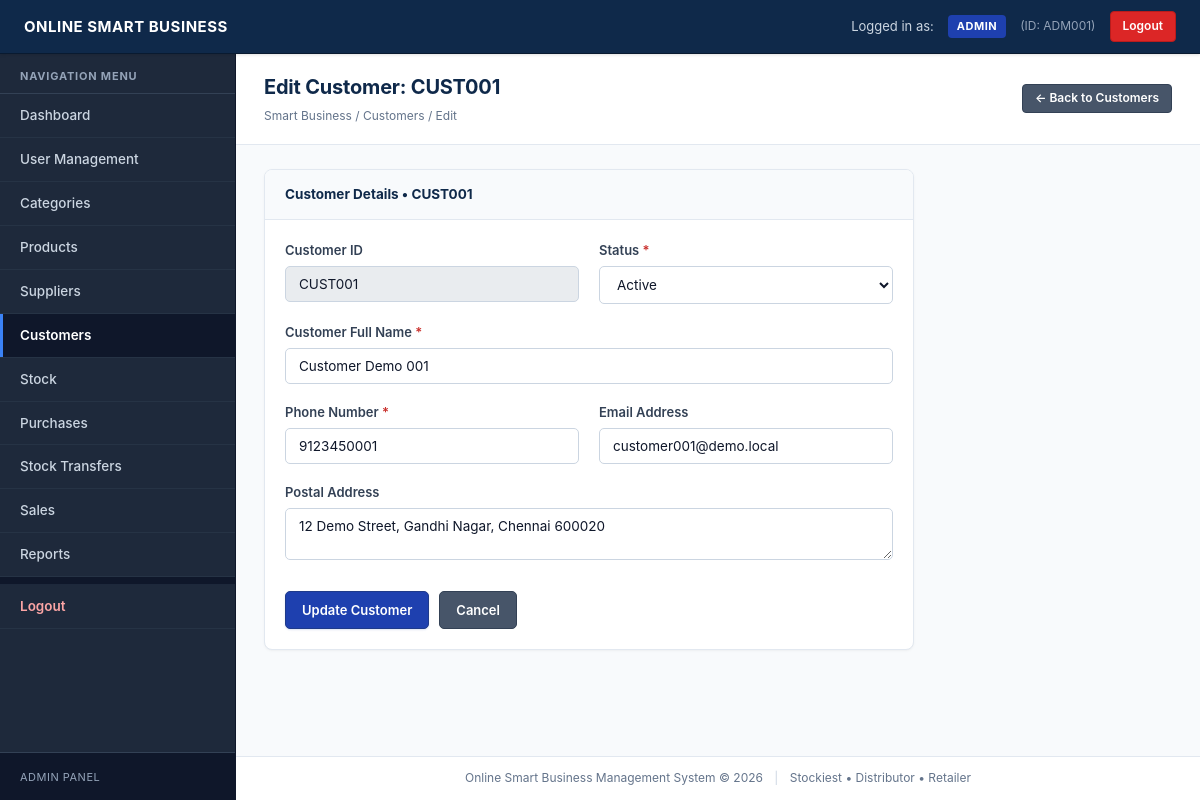
/customers/edit.php?id=8 (signed in), run on the app's committed database.
### tables this page shows
CREATE TABLE IF NOT EXISTS `customers` (
    `id` INT(11) NOT NULL AUTO_INCREMENT,
    `customer_id` VARCHAR(50) NOT NULL UNIQUE,
    `customer_name` VARCHAR(100) NOT NULL,
    `phone` VARCHAR(20) NOT NULL,
    `email` VARCHAR(100) DEFAULT NULL,
    `address` TEXT DEFAULT NULL,
    `created_by` INT(11) DEFAULT NULL,
    `status` ENUM('Active', 'Inactive') DEFAULT 'Active',
    `created_at` TIMESTAMP NOT NULL DEFAULT CURRENT_TIMESTAMP,
    PRIMARY KEY (`id`),
    KEY `fk_customers_created_by` (`created_by`),
    CONSTRAINT `fk_customers_created_by` FOREIGN KEY (`created_by`) REFERENCES `users` (`id`) ON DELETE SET NULL ON UPDATE CASCADE
);

### includes/auth.php (called while the page is built, shortened)
<?php
function e($str) {
    return htmlspecialchars((string)($str ?? ''), ENT_QUOTES, 'UTF-8');
}
?>

### customers/edit.php (the view, shortened to what this page needs)
<?php
require_once '../config/database.php';
require_once '../includes/auth.php';
$id = (int)($_GET['id'] ?? 0);
$stmt = mysqli_prepare($conn, "SELECT * FROM customers WHERE id = ? LIMIT 1");
mysqli_stmt_bind_param($stmt, "i", $id);
mysqli_stmt_execute($stmt);
$res = mysqli_stmt_get_result($stmt);
$customer = mysqli_fetch_assoc($res);
include '../includes/header.php';
?>
<div class="page-header">
    <div>
        <h1>Edit Customer: <?php echo e($customer['customer_id']); ?></h1>
        <div class="page-breadcrumb">Smart Business / Customers / Edit</div>
    </div>
    <div>
        <a href="index.php" class="btn btn-secondary btn-sm">&larr; Back to Customers</a>
    </div>
</div>
<div class="page-content">
    <div class="card" style="max-width: 650px;">
        <div class="card-header">
            <span>Customer Details &bull; <?php echo e($customer['customer_id']); ?></span>
        </div>
        <div class="card-body">
            <form action="edit.php?id=<?php echo e($id); ?>" method="POST" autocomplete="off">
                <div class="grid-row" style="margin-bottom: 0;">
                    <div class="grid-col-6">
                        <div class="form-group">
                            <label>Customer ID</label>
                            <input type="text" class="form-control" value="<?php echo e($customer['customer_id']); ?>" disabled style="background:#e9ecef;">
                        </div>
                    </div>
                    <div class="grid-col-6">
                        <div class="form-group">
                            <label for="status">Status <span style="color:#c9302c;">*</span></label>
                            <select id="status" name="status" class="form-control" required>
                                <option value="Active" <?php echo (($_POST['status'] ?? $customer['status']) === 'Active') ? 'selected' : ''; ?>>Active</option>
                            </select>
                        </div>
                    </div>
                </div>
                <div class="form-group">
                    <label for="customer_name">Customer Full Name <span style="color:#c9302c;">*</span></label>
                    <input type="text" id="customer_name" name="customer_name" class="form-control"
                           value="<?php echo e($_POST['customer_name'] ?? $customer['customer_name']); ?>" required>
                </div>
                <div class="grid-row" style="margin-bottom: 0;">
                    <div class="grid-col-6">
                        <div class="form-group">
                            <label for="phone">Phone Number <span style="color:#c9302c;">*</span></label>
                            <input type="text" id="phone" name="phone" class="form-control"
                                   value="<?php echo e($_POST['phone'] ?? $customer['phone']); ?>" required>
                        </div>
                    </div>
                    <div class="grid-col-6">
                        <div class="form-group">
                            <label for="email">Email Address</label>
                            <input type="email" id="email" name="email" class="form-control"
                                   value="<?php echo e($_POST['email'] ?? $customer['email']); ?>">
                        </div>
                    </div>
                </div>
                <div class="form-group">
                    <label for="address">Postal Address</label>
                    <textarea id="address" name="address" class="form-control" rows="2"><?php echo e($_POST['address'] ?? $customer['address']); ?></textarea>
                </div>
                <div style="margin-top: 25px; display: flex; gap: 10px;">
                    <button type="submit" class="btn btn-primary">Update Customer</button>
                    <a href="index.php" class="btn btn-secondary">Cancel</a>
                </div>
            </form>
        </div>
    </div>
</div>
<?php include '../includes/footer.php'; ?>

### assets/css/style.css (style rules this page uses)
html, body { height: 100%; }
*, *::before, *::after { margin: 0; padding: 0; box-sizing: border-box; }
body { font-family: -apple-system, BlinkMacSystemFont, "Segoe UI", Roboto, "Helvetica Neue", Arial, sans-serif; font-size: 13.5px; line-height: 1.55; color: #1e293b; background-color: #f8fafc; -webkit-font-smoothing: antialiased; -moz-osx-font-smoothing: grayscale; }
.form-group { margin-bottom: 18px; }
.form-group label { display: block; font-weight: 600; font-size: 13px; color: #334155; margin-bottom: 6px; }
.form-control { width: 100%; padding: 9px 13px; font-size: 13.5px; font-family: inherit; border: 1px solid #cbd5e1; border-radius: 5px; background-color: #ffffff; color: #0f172a; transition: border-color 0.15s ease, box-shadow 0.15s ease; }
.form-control::placeholder { color: #94a3b8; font-size: 13px; }
.btn { display: inline-block; padding: 9px 16px; font-size: 13px; font-family: inherit; font-weight: 600; text-align: center; text-decoration: none; border: 1px solid transparent; border-radius: 5px; cursor: pointer; transition: all 0.15s ease; line-height: 1.4; }
.btn-primary { background-color: #1e40af; color: #ffffff; border-color: #1e3a8a; box-shadow: 0 1px 2px rgba(30, 64, 175, 0.15); }
.btn-secondary { background-color: #475569; color: #ffffff; border-color: #334155; }
.btn-sm { padding: 5px 12px; font-size: 12px; border-radius: 4px; }
.page-header { background-color: #ffffff; padding: 18px 28px; border-bottom: 1px solid #e2e8f0; display: flex; justify-content: space-between; align-items: center; width: 100%; box-sizing: border-box; flex-shrink: 0; }
.page-header h1 { font-size: 20px; font-weight: 700; color: #0f294a; margin: 0; letter-spacing: -0.2px; }
.page-breadcrumb { font-size: 12px; color: #64748b; margin-top: 4px; }
.page-content { padding: 24px 28px; flex: 1 0 auto; width: 100%; box-sizing: border-box; }
.card { background: #ffffff; border: 1px solid #e2e8f0; border-radius: 8px; margin-bottom: 24px; box-shadow: 0 1px 3px 0 rgba(0, 0, 0, 0.04), 0 1px 2px -1px rgba(0, 0, 0, 0.04); display: flex; flex-direction: column; overflow: hidden; width: 100%; box-sizing: border-box; }
.card-header { background-color: #f8fafc; border-bottom: 1px solid #e2e8f0; padding: 14px 20px; font-weight: 700; font-size: 13.5px; color: #0f294a; display: flex; justify-content: space-between; align-items: center; }
.card-body { padding: 20px; flex: 1; }
.grid-row { display: grid; grid-template-columns: repeat(2, minmax(0, 1fr)); gap: 20px; margin-bottom: 24px; width: 100%; box-sizing: border-box; }
.grid-col-6 { min-width: 0; display: flex; flex-direction: column; }

### data on the page
customers: customer "CUST001", status "Active", customer_name "Customer Demo 001", phone "9123450001", email "customer001@demo.local", address "12 Demo Street, Gandhi Nagar, Chennai 600020"

### other printed values
$current_user['role_name'] "ADMIN"
$current_user['user_id'] "ADM001"
